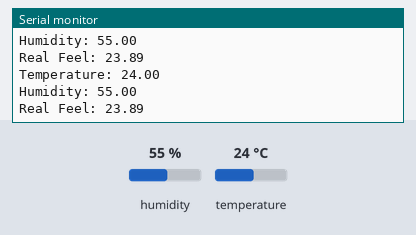
Bench run of a sketch on a simulated Arduino Uno, built with avr-gcc and run on an emulated ATmega328P. Shown: the last lines printed to the serial monitor. Inputs (shaded band) come from the test bench; at power-on: humidity 55 %, temperature 24 °C.

Above: at 4.8 s.
4.9 s: humidity set to 22 %
At 7.4 s:
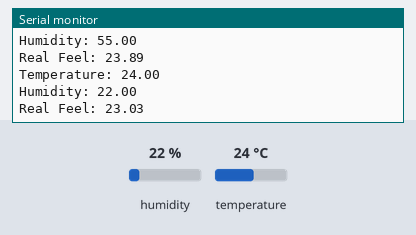
7.9 s: temperature set to 12 °C
At 9.4 s:
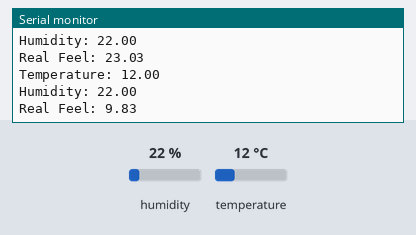
10.9 s: humidity set to 40 %
At 13.3 s:
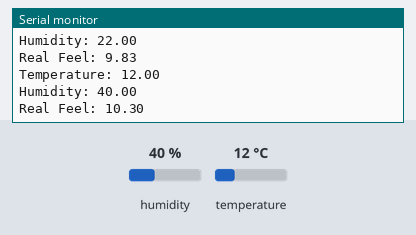
Timing chart, 0 to 14.8 s (numbered marks = the images above; inputs shaded):
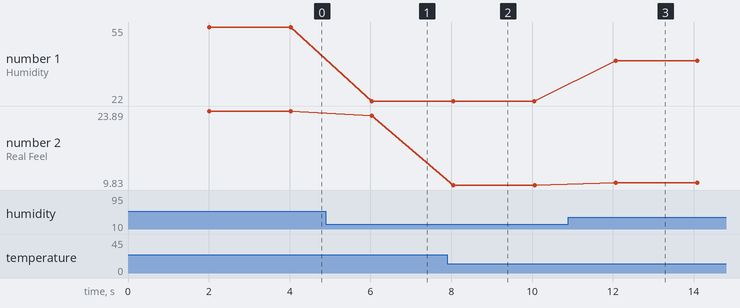

The sketch:

DHT_ESP8266.ino
```cpp
#include "DHTesp.h"

DHTesp dht;

void setup()
{
  Serial.begin(115200);
  dht.setup(4, DHTesp::DHT22); // Connect DHT sensor to D2
}

void loop()
{
  delay(dht.getMinimumSamplingPeriod());

  float humidity = dht.getHumidity();
  float temperature = dht.getTemperature();
  float realfeel = dht.computeHeatIndex(temperature,humidity);

  Serial.print("Temperature: ");
  Serial.println(temperature);

  Serial.print("Humidity: ");
  Serial.println(humidity);

  Serial.print("Real Feel: ");
  Serial.println(realfeel);
}
```

Measured:
- after the input at 4.9 s, the serial monitor: prints a new line after 1.1 s (image 1)
- after the input at 7.9 s, the serial monitor: prints a new line after 0.15 s (image 2)
- after the input at 10.9 s, the serial monitor: prints a new line after 1.2 s (image 3)
- plotted number 1: 55 → 22 after the input at 4.9 s, 22 → 40 after the input at 10.9 s
- plotted number 2: 23.89 → 23.03 after the input at 4.9 s, 23.03 → 9.83 after the input at 7.9 s, 9.83 → 10.3 after the input at 10.9 s
